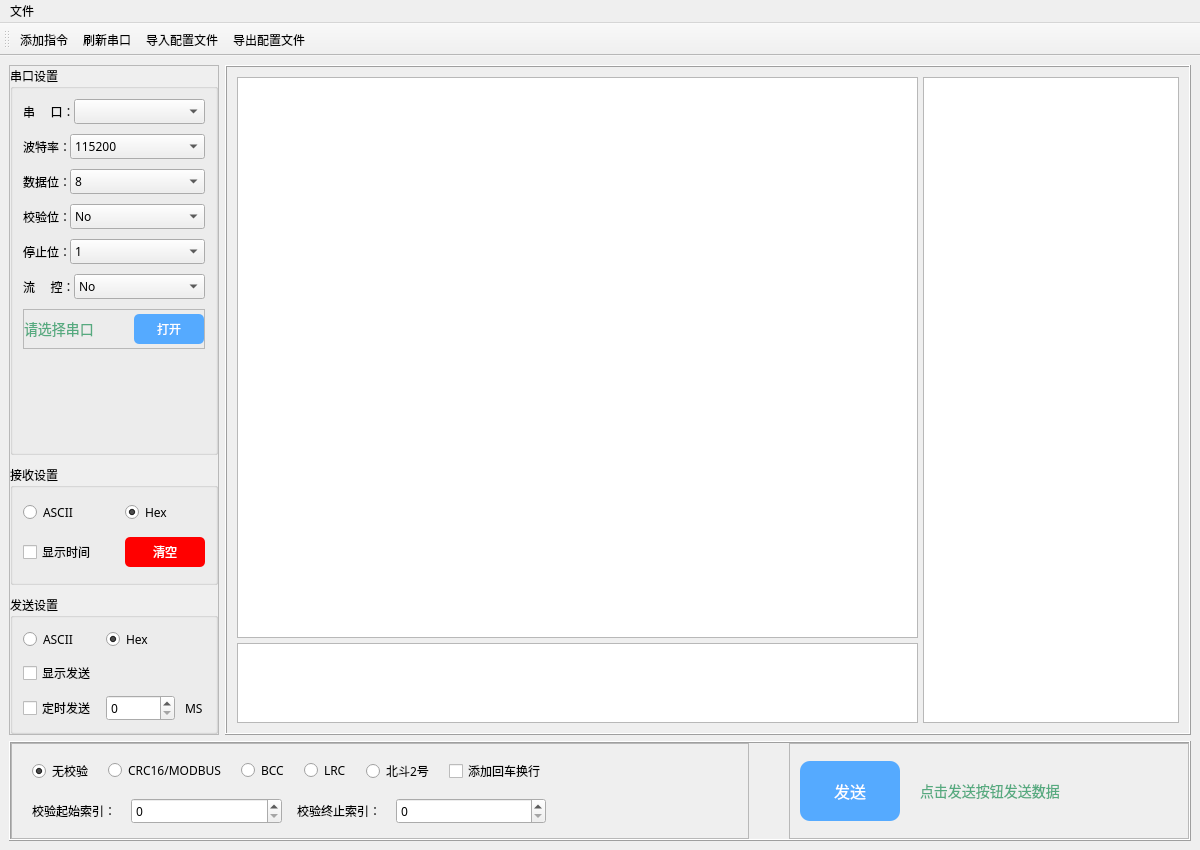
<?xml version="1.0" encoding="UTF-8"?>
<ui version="4.0">
 <class>MainWindow</class>
 <widget class="QMainWindow" name="MainWindow">
  <property name="geometry">
   <rect>
    <x>0</x>
    <y>0</y>
    <width>1200</width>
    <height>850</height>
   </rect>
  </property>
  <property name="sizePolicy">
   <sizepolicy hsizetype="Expanding" vsizetype="Expanding">
    <horstretch>0</horstretch>
    <verstretch>0</verstretch>
   </sizepolicy>
  </property>
  <property name="minimumSize">
   <size>
    <width>1200</width>
    <height>850</height>
   </size>
  </property>
  <property name="windowTitle">
   <string>串口通信工具</string>
  </property>
  <property name="windowIcon">
   <iconset resource="../resource/images.qrc">
    <normaloff>:/images/logo.ico</normaloff>:/images/logo.ico</iconset>
  </property>
  <property name="autoFillBackground">
   <bool>false</bool>
  </property>
  <widget class="QWidget" name="centralwidget">
   <property name="autoFillBackground">
    <bool>false</bool>
   </property>
   <property name="styleSheet">
    <string notr="true">font: 9pt &quot;思源黑体 CN Normal&quot;;</string>
   </property>
   <layout class="QGridLayout" name="gridLayout">
    <item row="0" column="0">
     <widget class="QFrame" name="frame">
      <property name="sizePolicy">
       <sizepolicy hsizetype="Fixed" vsizetype="Preferred">
        <horstretch>0</horstretch>
        <verstretch>0</verstretch>
       </sizepolicy>
      </property>
      <property name="minimumSize">
       <size>
        <width>200</width>
        <height>0</height>
       </size>
      </property>
      <property name="frameShape">
       <enum>QFrame::StyledPanel</enum>
      </property>
      <property name="frameShadow">
       <enum>QFrame::Raised</enum>
      </property>
      <layout class="QGridLayout" name="gridLayout_34">
       <property name="leftMargin">
        <number>0</number>
       </property>
       <property name="topMargin">
        <number>0</number>
       </property>
       <property name="rightMargin">
        <number>0</number>
       </property>
       <property name="bottomMargin">
        <number>0</number>
       </property>
       <property name="horizontalSpacing">
        <number>0</number>
       </property>
       <property name="verticalSpacing">
        <number>10</number>
       </property>
       <item row="3" column="0">
        <widget class="QGroupBox" name="groupBox_14">
         <property name="sizePolicy">
          <sizepolicy hsizetype="Expanding" vsizetype="Fixed">
           <horstretch>0</horstretch>
           <verstretch>0</verstretch>
          </sizepolicy>
         </property>
         <property name="minimumSize">
          <size>
           <width>0</width>
           <height>120</height>
          </size>
         </property>
         <property name="font">
          <font>
           <family>思源黑体 CN Normal</family>
           <pointsize>9</pointsize>
           <weight>50</weight>
           <italic>false</italic>
           <bold>false</bold>
          </font>
         </property>
         <property name="title">
          <string>发送设置</string>
         </property>
         <layout class="QGridLayout" name="gridLayout_36">
          <property name="leftMargin">
           <number>10</number>
          </property>
          <property name="topMargin">
           <number>10</number>
          </property>
          <property name="rightMargin">
           <number>10</number>
          </property>
          <property name="bottomMargin">
           <number>10</number>
          </property>
          <property name="spacing">
           <number>10</number>
          </property>
          <item row="2" column="0">
           <widget class="QCheckBox" name="timerSendBox">
            <property name="cursor">
             <cursorShape>PointingHandCursor</cursorShape>
            </property>
            <property name="text">
             <string>定时发送</string>
            </property>
           </widget>
          </item>
          <item row="2" column="1">
           <widget class="QSpinBox" name="timerSendSpinBox">
            <property name="cursor">
             <cursorShape>IBeamCursor</cursorShape>
            </property>
            <property name="maximum">
             <number>999999999</number>
            </property>
           </widget>
          </item>
          <item row="2" column="2">
           <widget class="QLabel" name="label_43">
            <property name="sizePolicy">
             <sizepolicy hsizetype="Fixed" vsizetype="Preferred">
              <horstretch>0</horstretch>
              <verstretch>0</verstretch>
             </sizepolicy>
            </property>
            <property name="maximumSize">
             <size>
              <width>20</width>
              <height>16777215</height>
             </size>
            </property>
            <property name="text">
             <string>MS</string>
            </property>
           </widget>
          </item>
          <item row="0" column="0">
           <widget class="QRadioButton" name="sASCIIRadioBtn">
            <property name="cursor">
             <cursorShape>PointingHandCursor</cursorShape>
            </property>
            <property name="text">
             <string>ASCII</string>
            </property>
           </widget>
          </item>
          <item row="0" column="1">
           <widget class="QRadioButton" name="sHexRadioBtn">
            <property name="cursor">
             <cursorShape>PointingHandCursor</cursorShape>
            </property>
            <property name="text">
             <string>Hex</string>
            </property>
            <property name="checked">
             <bool>true</bool>
            </property>
           </widget>
          </item>
          <item row="1" column="0">
           <widget class="QCheckBox" name="showSendDataBox">
            <property name="text">
             <string>显示发送</string>
            </property>
           </widget>
          </item>
         </layout>
        </widget>
       </item>
       <item row="2" column="0">
        <widget class="QGroupBox" name="groupBox">
         <property name="sizePolicy">
          <sizepolicy hsizetype="Expanding" vsizetype="Fixed">
           <horstretch>0</horstretch>
           <verstretch>0</verstretch>
          </sizepolicy>
         </property>
         <property name="minimumSize">
          <size>
           <width>0</width>
           <height>120</height>
          </size>
         </property>
         <property name="font">
          <font>
           <family>思源黑体 CN Normal</family>
           <pointsize>9</pointsize>
           <weight>50</weight>
           <italic>false</italic>
           <bold>false</bold>
          </font>
         </property>
         <property name="title">
          <string>接收设置</string>
         </property>
         <layout class="QGridLayout" name="gridLayout_35">
          <property name="leftMargin">
           <number>10</number>
          </property>
          <property name="topMargin">
           <number>10</number>
          </property>
          <property name="rightMargin">
           <number>10</number>
          </property>
          <property name="bottomMargin">
           <number>10</number>
          </property>
          <property name="horizontalSpacing">
           <number>0</number>
          </property>
          <property name="verticalSpacing">
           <number>10</number>
          </property>
          <item row="0" column="0">
           <widget class="QRadioButton" name="rASCIIRadioBtn">
            <property name="cursor">
             <cursorShape>PointingHandCursor</cursorShape>
            </property>
            <property name="text">
             <string>ASCII</string>
            </property>
           </widget>
          </item>
          <item row="0" column="1">
           <widget class="QRadioButton" name="rHexRadioBtn">
            <property name="cursor">
             <cursorShape>PointingHandCursor</cursorShape>
            </property>
            <property name="text">
             <string>Hex</string>
            </property>
            <property name="checked">
             <bool>true</bool>
            </property>
           </widget>
          </item>
          <item row="1" column="0">
           <widget class="QCheckBox" name="showTimeBox">
            <property name="cursor">
             <cursorShape>PointingHandCursor</cursorShape>
            </property>
            <property name="text">
             <string>显示时间</string>
            </property>
           </widget>
          </item>
          <item row="1" column="1">
           <widget class="QPushButton" name="clearReceiveBtn">
            <property name="sizePolicy">
             <sizepolicy hsizetype="Fixed" vsizetype="Fixed">
              <horstretch>0</horstretch>
              <verstretch>0</verstretch>
             </sizepolicy>
            </property>
            <property name="minimumSize">
             <size>
              <width>80</width>
              <height>30</height>
             </size>
            </property>
            <property name="maximumSize">
             <size>
              <width>80</width>
              <height>30</height>
             </size>
            </property>
            <property name="cursor">
             <cursorShape>PointingHandCursor</cursorShape>
            </property>
            <property name="styleSheet">
             <string notr="true">QPushButton{
	background-color: rgb(255, 0, 0);
	color: rgb(255, 255, 255);
	border:none;
	border-radius:5px;
}
QPushButton::pressed{
	
	background-color: rgb(255, 85, 0);
}</string>
            </property>
            <property name="text">
             <string>清空</string>
            </property>
            <property name="icon">
             <iconset resource="../resource/images.qrc">
              <normaloff>:/images/clear.png</normaloff>:/images/clear.png</iconset>
            </property>
           </widget>
          </item>
         </layout>
        </widget>
       </item>
       <item row="1" column="0">
        <widget class="QGroupBox" name="groupBox_15">
         <property name="sizePolicy">
          <sizepolicy hsizetype="Expanding" vsizetype="Expanding">
           <horstretch>0</horstretch>
           <verstretch>0</verstretch>
          </sizepolicy>
         </property>
         <property name="font">
          <font>
           <family>思源黑体 CN Normal</family>
           <pointsize>9</pointsize>
           <weight>50</weight>
           <italic>false</italic>
           <bold>false</bold>
          </font>
         </property>
         <property name="title">
          <string>串口设置</string>
         </property>
         <layout class="QGridLayout" name="gridLayout_37">
          <property name="leftMargin">
           <number>10</number>
          </property>
          <property name="topMargin">
           <number>10</number>
          </property>
          <property name="rightMargin">
           <number>10</number>
          </property>
          <property name="bottomMargin">
           <number>0</number>
          </property>
          <property name="horizontalSpacing">
           <number>0</number>
          </property>
          <property name="verticalSpacing">
           <number>10</number>
          </property>
          <item row="0" column="0">
           <layout class="QFormLayout" name="formLayout_35">
            <item row="0" column="0">
             <widget class="QLabel" name="label_44">
              <property name="text">
               <string>串     口：</string>
              </property>
             </widget>
            </item>
            <item row="0" column="1">
             <widget class="QComboBox" name="portBox"/>
            </item>
           </layout>
          </item>
          <item row="1" column="0">
           <layout class="QFormLayout" name="formLayout_36">
            <item row="0" column="0">
             <widget class="QLabel" name="label_45">
              <property name="text">
               <string>波特率：</string>
              </property>
             </widget>
            </item>
            <item row="0" column="1">
             <widget class="QComboBox" name="baudRateBox">
              <property name="currentIndex">
               <number>7</number>
              </property>
              <item>
               <property name="text">
                <string>1200</string>
               </property>
              </item>
              <item>
               <property name="text">
                <string>2400</string>
               </property>
              </item>
              <item>
               <property name="text">
                <string>4800</string>
               </property>
              </item>
              <item>
               <property name="text">
                <string>9600</string>
               </property>
              </item>
              <item>
               <property name="text">
                <string>19200</string>
               </property>
              </item>
              <item>
               <property name="text">
                <string>38400</string>
               </property>
              </item>
              <item>
               <property name="text">
                <string>57600</string>
               </property>
              </item>
              <item>
               <property name="text">
                <string>115200</string>
               </property>
              </item>
             </widget>
            </item>
           </layout>
          </item>
          <item row="2" column="0">
           <layout class="QFormLayout" name="formLayout_37">
            <item row="0" column="0">
             <widget class="QLabel" name="label_46">
              <property name="text">
               <string>数据位：</string>
              </property>
             </widget>
            </item>
            <item row="0" column="1">
             <widget class="QComboBox" name="dataBitBox">
              <property name="currentIndex">
               <number>3</number>
              </property>
              <item>
               <property name="text">
                <string>5</string>
               </property>
              </item>
              <item>
               <property name="text">
                <string>6</string>
               </property>
              </item>
              <item>
               <property name="text">
                <string>7</string>
               </property>
              </item>
              <item>
               <property name="text">
                <string>8</string>
               </property>
              </item>
             </widget>
            </item>
           </layout>
          </item>
          <item row="3" column="0">
           <layout class="QFormLayout" name="formLayout_38">
            <item row="0" column="0">
             <widget class="QLabel" name="label_47">
              <property name="text">
               <string>校验位：</string>
              </property>
             </widget>
            </item>
            <item row="0" column="1">
             <widget class="QComboBox" name="parityBox">
              <item>
               <property name="text">
                <string>No</string>
               </property>
              </item>
              <item>
               <property name="text">
                <string>Even</string>
               </property>
              </item>
              <item>
               <property name="text">
                <string>Odd</string>
               </property>
              </item>
              <item>
               <property name="text">
                <string>Space</string>
               </property>
              </item>
              <item>
               <property name="text">
                <string>Mark</string>
               </property>
              </item>
             </widget>
            </item>
           </layout>
          </item>
          <item row="4" column="0">
           <layout class="QFormLayout" name="formLayout_39">
            <item row="0" column="0">
             <widget class="QLabel" name="label_48">
              <property name="text">
               <string>停止位：</string>
              </property>
             </widget>
            </item>
            <item row="0" column="1">
             <widget class="QComboBox" name="stopBitBox">
              <item>
               <property name="text">
                <string>1</string>
               </property>
              </item>
              <item>
               <property name="text">
                <string>1.5</string>
               </property>
              </item>
              <item>
               <property name="text">
                <string>2</string>
               </property>
              </item>
             </widget>
            </item>
           </layout>
          </item>
          <item row="5" column="0">
           <layout class="QFormLayout" name="formLayout_40">
            <item row="0" column="0">
             <widget class="QLabel" name="label_49">
              <property name="text">
               <string>流     控：</string>
              </property>
             </widget>
            </item>
            <item row="0" column="1">
             <widget class="QComboBox" name="flowControlBox">
              <item>
               <property name="text">
                <string>No</string>
               </property>
              </item>
              <item>
               <property name="text">
                <string>hardware</string>
               </property>
              </item>
              <item>
               <property name="text">
                <string>software</string>
               </property>
              </item>
             </widget>
            </item>
           </layout>
          </item>
          <item row="6" column="0">
           <widget class="QFrame" name="frame_15">
            <property name="sizePolicy">
             <sizepolicy hsizetype="Preferred" vsizetype="Fixed">
              <horstretch>0</horstretch>
              <verstretch>0</verstretch>
             </sizepolicy>
            </property>
            <property name="minimumSize">
             <size>
              <width>0</width>
              <height>40</height>
             </size>
            </property>
            <property name="styleSheet">
             <string notr="true">QPushButton{
	background-color: rgb(85, 170, 255);
	color: rgb(255, 255, 255);
	border:none;
	border-radius:5px;
}
QPushButton::pressed{
	background-color: rgb(255, 85, 0);
}
QLabel{
	font-size:14px;
	color: rgb(85, 170, 127);
}</string>
            </property>
            <property name="frameShape">
             <enum>QFrame::StyledPanel</enum>
            </property>
            <property name="frameShadow">
             <enum>QFrame::Raised</enum>
            </property>
            <layout class="QGridLayout" name="gridLayout_38">
             <property name="leftMargin">
              <number>0</number>
             </property>
             <property name="topMargin">
              <number>0</number>
             </property>
             <property name="rightMargin">
              <number>0</number>
             </property>
             <property name="bottomMargin">
              <number>0</number>
             </property>
             <property name="horizontalSpacing">
              <number>10</number>
             </property>
             <property name="verticalSpacing">
              <number>0</number>
             </property>
             <item row="0" column="0">
              <widget class="QLabel" name="portStatusLabel">
               <property name="minimumSize">
                <size>
                 <width>100</width>
                 <height>0</height>
                </size>
               </property>
               <property name="styleSheet">
                <string notr="true"/>
               </property>
               <property name="text">
                <string>请选择串口</string>
               </property>
              </widget>
             </item>
             <item row="0" column="1">
              <widget class="QPushButton" name="openBtn">
               <property name="enabled">
                <bool>true</bool>
               </property>
               <property name="sizePolicy">
                <sizepolicy hsizetype="Fixed" vsizetype="Fixed">
                 <horstretch>0</horstretch>
                 <verstretch>0</verstretch>
                </sizepolicy>
               </property>
               <property name="minimumSize">
                <size>
                 <width>70</width>
                 <height>30</height>
                </size>
               </property>
               <property name="maximumSize">
                <size>
                 <width>80</width>
                 <height>30</height>
                </size>
               </property>
               <property name="cursor">
                <cursorShape>PointingHandCursor</cursorShape>
               </property>
               <property name="styleSheet">
                <string notr="true"/>
               </property>
               <property name="text">
                <string>打开</string>
               </property>
               <property name="icon">
                <iconset resource="../resource/images.qrc">
                 <normaloff>:/images/open.png</normaloff>:/images/open.png</iconset>
               </property>
              </widget>
             </item>
            </layout>
           </widget>
          </item>
          <item row="7" column="0">
           <spacer name="verticalSpacer_6">
            <property name="orientation">
             <enum>Qt::Vertical</enum>
            </property>
            <property name="sizeHint" stdset="0">
             <size>
              <width>20</width>
              <height>10</height>
             </size>
            </property>
           </spacer>
          </item>
         </layout>
        </widget>
       </item>
      </layout>
     </widget>
    </item>
    <item row="0" column="1">
     <widget class="QFrame" name="frame_16">
      <property name="sizePolicy">
       <sizepolicy hsizetype="Expanding" vsizetype="Expanding">
        <horstretch>0</horstretch>
        <verstretch>0</verstretch>
       </sizepolicy>
      </property>
      <property name="frameShape">
       <enum>QFrame::Box</enum>
      </property>
      <property name="frameShadow">
       <enum>QFrame::Raised</enum>
      </property>
      <layout class="QGridLayout" name="gridLayout_39">
       <property name="leftMargin">
        <number>10</number>
       </property>
       <property name="topMargin">
        <number>10</number>
       </property>
       <property name="rightMargin">
        <number>10</number>
       </property>
       <property name="bottomMargin">
        <number>10</number>
       </property>
       <property name="spacing">
        <number>5</number>
       </property>
       <item row="0" column="1" rowspan="2">
        <widget class="QTreeView" name="frameTreeView">
         <property name="sizePolicy">
          <sizepolicy hsizetype="Fixed" vsizetype="Expanding">
           <horstretch>0</horstretch>
           <verstretch>0</verstretch>
          </sizepolicy>
         </property>
         <property name="maximumSize">
          <size>
           <width>300</width>
           <height>16777215</height>
          </size>
         </property>
         <property name="editTriggers">
          <set>QAbstractItemView::NoEditTriggers</set>
         </property>
        </widget>
       </item>
       <item row="0" column="0">
        <widget class="QPlainTextEdit" name="receiveTextEdit">
         <property name="font">
          <font>
           <family>思源黑体 CN Normal</family>
           <pointsize>9</pointsize>
           <weight>50</weight>
           <italic>false</italic>
           <bold>false</bold>
          </font>
         </property>
        </widget>
       </item>
       <item row="1" column="0">
        <widget class="QPlainTextEdit" name="sendTextEdit">
         <property name="sizePolicy">
          <sizepolicy hsizetype="Expanding" vsizetype="Fixed">
           <horstretch>0</horstretch>
           <verstretch>0</verstretch>
          </sizepolicy>
         </property>
         <property name="maximumSize">
          <size>
           <width>16777215</width>
           <height>80</height>
          </size>
         </property>
         <property name="font">
          <font>
           <family>思源黑体 CN Normal</family>
           <pointsize>9</pointsize>
           <weight>50</weight>
           <italic>false</italic>
           <bold>false</bold>
          </font>
         </property>
        </widget>
       </item>
      </layout>
     </widget>
    </item>
    <item row="1" column="0" colspan="2">
     <widget class="QFrame" name="frame_17">
      <property name="sizePolicy">
       <sizepolicy hsizetype="Preferred" vsizetype="Fixed">
        <horstretch>0</horstretch>
        <verstretch>0</verstretch>
       </sizepolicy>
      </property>
      <property name="minimumSize">
       <size>
        <width>0</width>
        <height>100</height>
       </size>
      </property>
      <property name="maximumSize">
       <size>
        <width>16777215</width>
        <height>100</height>
       </size>
      </property>
      <property name="font">
       <font>
        <family>思源黑体 CN Normal</family>
        <pointsize>9</pointsize>
        <weight>50</weight>
        <italic>false</italic>
        <bold>false</bold>
       </font>
      </property>
      <property name="frameShape">
       <enum>QFrame::Box</enum>
      </property>
      <property name="frameShadow">
       <enum>QFrame::Raised</enum>
      </property>
      <layout class="QGridLayout" name="gridLayout_40">
       <property name="leftMargin">
        <number>0</number>
       </property>
       <property name="topMargin">
        <number>0</number>
       </property>
       <property name="rightMargin">
        <number>0</number>
       </property>
       <property name="bottomMargin">
        <number>0</number>
       </property>
       <property name="horizontalSpacing">
        <number>40</number>
       </property>
       <item row="0" column="0">
        <widget class="QFrame" name="frame_18">
         <property name="frameShape">
          <enum>QFrame::StyledPanel</enum>
         </property>
         <property name="frameShadow">
          <enum>QFrame::Raised</enum>
         </property>
         <layout class="QGridLayout" name="gridLayout_41">
          <property name="leftMargin">
           <number>20</number>
          </property>
          <property name="topMargin">
           <number>15</number>
          </property>
          <property name="rightMargin">
           <number>0</number>
          </property>
          <property name="bottomMargin">
           <number>0</number>
          </property>
          <property name="spacing">
           <number>15</number>
          </property>
          <item row="0" column="0" colspan="2">
           <layout class="QHBoxLayout" name="horizontalLayout_3">
            <item>
             <widget class="QRadioButton" name="noCheckRadioBtn">
              <property name="cursor">
               <cursorShape>PointingHandCursor</cursorShape>
              </property>
              <property name="text">
               <string>无校验</string>
              </property>
              <property name="checked">
               <bool>true</bool>
              </property>
             </widget>
            </item>
            <item>
             <widget class="QRadioButton" name="crc16modbusCheckRadioBtn">
              <property name="cursor">
               <cursorShape>PointingHandCursor</cursorShape>
              </property>
              <property name="text">
               <string>CRC16/MODBUS</string>
              </property>
             </widget>
            </item>
            <item>
             <widget class="QRadioButton" name="bccCheckRadioBtn">
              <property name="cursor">
               <cursorShape>PointingHandCursor</cursorShape>
              </property>
              <property name="text">
               <string>BCC</string>
              </property>
             </widget>
            </item>
            <item>
             <widget class="QRadioButton" name="lrcRadioButton">
              <property name="text">
               <string>LRC</string>
              </property>
             </widget>
            </item>
            <item>
             <widget class="QRadioButton" name="bd2CheckRadioBtn">
              <property name="cursor">
               <cursorShape>PointingHandCursor</cursorShape>
              </property>
              <property name="text">
               <string>北斗2号</string>
              </property>
             </widget>
            </item>
            <item>
             <widget class="QCheckBox" name="addNewLineCheckBox">
              <property name="cursor">
               <cursorShape>PointingHandCursor</cursorShape>
              </property>
              <property name="text">
               <string>添加回车换行</string>
              </property>
             </widget>
            </item>
           </layout>
          </item>
          <item row="1" column="0">
           <layout class="QFormLayout" name="formLayout_41">
            <item row="0" column="0">
             <widget class="QLabel" name="label_5">
              <property name="text">
               <string>校验起始索引：</string>
              </property>
             </widget>
            </item>
            <item row="0" column="1">
             <widget class="QSpinBox" name="checkBeginSpinBox">
              <property name="cursor">
               <cursorShape>IBeamCursor</cursorShape>
              </property>
              <property name="maximum">
               <number>999999999</number>
              </property>
             </widget>
            </item>
           </layout>
          </item>
          <item row="1" column="1">
           <layout class="QFormLayout" name="formLayout_42">
            <item row="0" column="0">
             <widget class="QLabel" name="label_6">
              <property name="text">
               <string>校验终止索引：</string>
              </property>
             </widget>
            </item>
            <item row="0" column="1">
             <widget class="QSpinBox" name="checkEndSpinBox">
              <property name="cursor">
               <cursorShape>IBeamCursor</cursorShape>
              </property>
              <property name="maximum">
               <number>999999999</number>
              </property>
             </widget>
            </item>
           </layout>
          </item>
          <item row="1" column="2">
           <spacer name="horizontalSpacer_6">
            <property name="orientation">
             <enum>Qt::Horizontal</enum>
            </property>
            <property name="sizeHint" stdset="0">
             <size>
              <width>65</width>
              <height>20</height>
             </size>
            </property>
           </spacer>
          </item>
         </layout>
        </widget>
       </item>
       <item row="0" column="1">
        <widget class="QFrame" name="frame_19">
         <property name="sizePolicy">
          <sizepolicy hsizetype="Fixed" vsizetype="Preferred">
           <horstretch>0</horstretch>
           <verstretch>0</verstretch>
          </sizepolicy>
         </property>
         <property name="minimumSize">
          <size>
           <width>400</width>
           <height>0</height>
          </size>
         </property>
         <property name="maximumSize">
          <size>
           <width>400</width>
           <height>16777215</height>
          </size>
         </property>
         <property name="frameShape">
          <enum>QFrame::StyledPanel</enum>
         </property>
         <property name="frameShadow">
          <enum>QFrame::Raised</enum>
         </property>
         <layout class="QGridLayout" name="gridLayout_42">
          <property name="leftMargin">
           <number>10</number>
          </property>
          <property name="topMargin">
           <number>10</number>
          </property>
          <property name="rightMargin">
           <number>10</number>
          </property>
          <property name="bottomMargin">
           <number>10</number>
          </property>
          <property name="horizontalSpacing">
           <number>20</number>
          </property>
          <property name="verticalSpacing">
           <number>0</number>
          </property>
          <item row="0" column="0">
           <widget class="QPushButton" name="sendDataBtn">
            <property name="cursor">
             <cursorShape>PointingHandCursor</cursorShape>
            </property>
            <property name="styleSheet">
             <string notr="true">QPushButton{
	background-color: rgb(85, 170, 255);
	color: rgb(255, 255, 255);
	border:none;
	border-radius:10px;
	max-height:60px;
	max-width:100px;
	font-size:16px;
}
QPushButton::pressed{
	
	background-color: rgb(255, 85, 0);
}</string>
            </property>
            <property name="text">
             <string>发送</string>
            </property>
            <property name="icon">
             <iconset resource="../resource/images.qrc">
              <normaloff>:/images/send.png</normaloff>:/images/send.png</iconset>
            </property>
            <property name="checkable">
             <bool>true</bool>
            </property>
           </widget>
          </item>
          <item row="0" column="1">
           <widget class="QLabel" name="sendMsgLabel">
            <property name="styleSheet">
             <string notr="true">font-size:14px;
color: rgb(85, 170, 127);</string>
            </property>
            <property name="text">
             <string>点击发送按钮发送数据</string>
            </property>
           </widget>
          </item>
         </layout>
        </widget>
       </item>
      </layout>
     </widget>
    </item>
   </layout>
  </widget>
  <widget class="QMenuBar" name="menuBar">
   <property name="geometry">
    <rect>
     <x>0</x>
     <y>0</y>
     <width>1200</width>
     <height>26</height>
    </rect>
   </property>
   <widget class="QMenu" name="menu">
    <property name="title">
     <string>文件</string>
    </property>
    <addaction name="addDirectiveAction"/>
    <addaction name="refreshPortAction"/>
    <addaction name="importConfigAction"/>
    <addaction name="exportConfigAction"/>
   </widget>
   <addaction name="menu"/>
  </widget>
  <widget class="QToolBar" name="toolBar">
   <property name="windowTitle">
    <string>toolBar</string>
   </property>
   <property name="toolButtonStyle">
    <enum>Qt::ToolButtonTextBesideIcon</enum>
   </property>
   <attribute name="toolBarArea">
    <enum>TopToolBarArea</enum>
   </attribute>
   <attribute name="toolBarBreak">
    <bool>false</bool>
   </attribute>
   <addaction name="addDirectiveAction"/>
   <addaction name="refreshPortAction"/>
   <addaction name="importConfigAction"/>
   <addaction name="exportConfigAction"/>
  </widget>
  <action name="importConfigAction">
   <property name="icon">
    <iconset resource="../resource/images.qrc">
     <normaloff>:/images/import.png</normaloff>:/images/import.png</iconset>
   </property>
   <property name="text">
    <string>导入配置文件</string>
   </property>
  </action>
  <action name="exportConfigAction">
   <property name="icon">
    <iconset resource="../resource/images.qrc">
     <normaloff>:/images/export.png</normaloff>:/images/export.png</iconset>
   </property>
   <property name="text">
    <string>导出配置文件</string>
   </property>
  </action>
  <action name="addDirectiveAction">
   <property name="icon">
    <iconset resource="../resource/images.qrc">
     <normaloff>:/images/add.png</normaloff>:/images/add.png</iconset>
   </property>
   <property name="text">
    <string>添加指令</string>
   </property>
  </action>
  <action name="refreshPortAction">
   <property name="icon">
    <iconset resource="../resource/images.qrc">
     <normaloff>:/images/refresh.png</normaloff>:/images/refresh.png</iconset>
   </property>
   <property name="text">
    <string>刷新串口</string>
   </property>
  </action>
 </widget>
 <resources>
  <include location="../resource/images.qrc"/>
 </resources>
 <connections/>
</ui>
